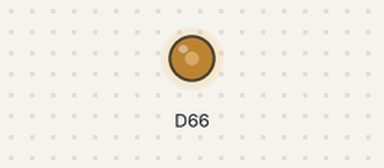
Bench run of a sketch on a simulated Arduino Due. On the bench: output pins drawn as LEDs (lit = HIGH).

Above: at 0.1 s.
Timing chart, 0 to 1.6 s (numbered marks = the images above):
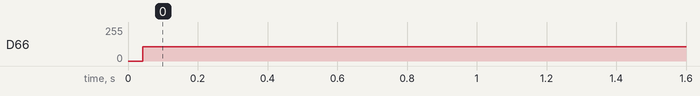

Measured:
- by itself, D66: 0/255 → 108/255 at 0.04 s

The sketch:

triggerlevels.ino
```cpp
void setup() {
  // put your setup code here, to run once:
    analogWriteResolution(8);
}

void loop() {
  // put your main code here, to run repeatedly:
  for(int i=1; i <= 4; i++){
    analogWrite(DAC0, 0);
    delayMicroseconds(250);
    analogWrite(DAC0, (i*32 + 64));
    delayMicroseconds(750);
  }

}
```
